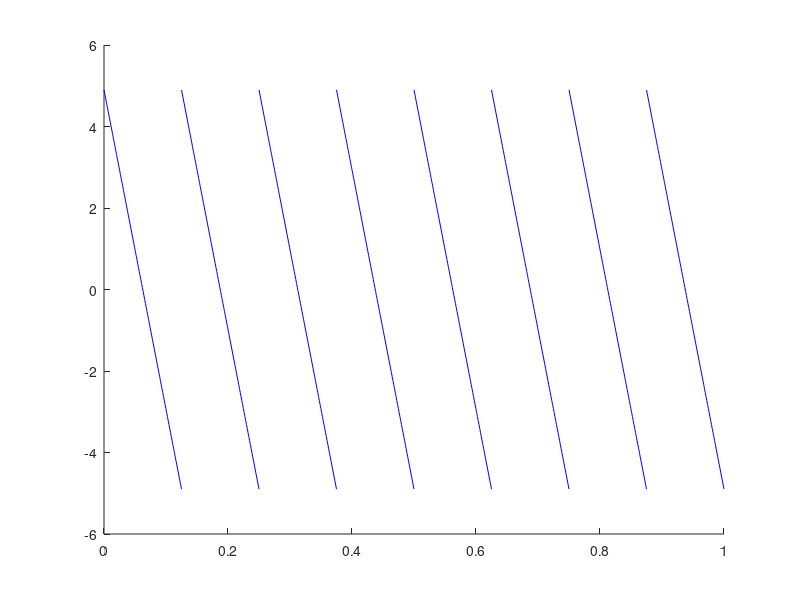

Write MATLAB code to recreate this figure.
% x1=linspace(0,0.5);
% x2=linspace(0.5,1);
% y1=x1;
% y2=-x2;
% plot(x1,y1,x2,y2)
clear all
hold on
% plot(x1,y1)
% plot(x2,y2)
x0=linspace(0,1);
y0=8^0.5*3^0.5*(1-2*x0);
% y0=8^0.5*5^0.5*(6*x0.^2-6*x0+1);
% y0=8^0.5*7^0.5*(-20*x0.^3+30*x0.^2-12*x0+1);
% plot(x0,y0);
for i=1:8
    x{i}=linspace((i-1)/8,i/8);
    y{i}=y0;   
    plot(x{i},y{i},'b')
end
for i=1:4
    P{i}=hadamard(2^(i-1));
end
% for i=1:4
%     T{i}=zeros(8,8);
% end
for j=1:4
    T{j}=P{j};
for i=1:8/2^(j-1)-1
    T{j}=blkdiag(T{j},P{j});
end
end
        % T{2}=blkdiag(P{2},P{2},P{2},P{2});
        % T{2}=P{2};
        % for i=1:8/2-1
        %     T{2}=blkdiag(T{2},P{2});
        % end
        % 
        % T{3}=blkdiag(P{3},P{3});
        % T{4}=P{4};

for k=1:4
%     figure
for i=1:8
%     z{i}=T{1}(i,:)*(y{i}');
    a{i}=T{k}(i,:);
    b{i}=y{i};
    c{i}=a{i}(:)*b{i};
end
for j=1:8
for i=1:8
%     hold on
%     subplot(8,1,j),plot(x{i},c{j}(i,:),'k','linewidth',2),xticks(linspace(0,1,9))
end
end
end